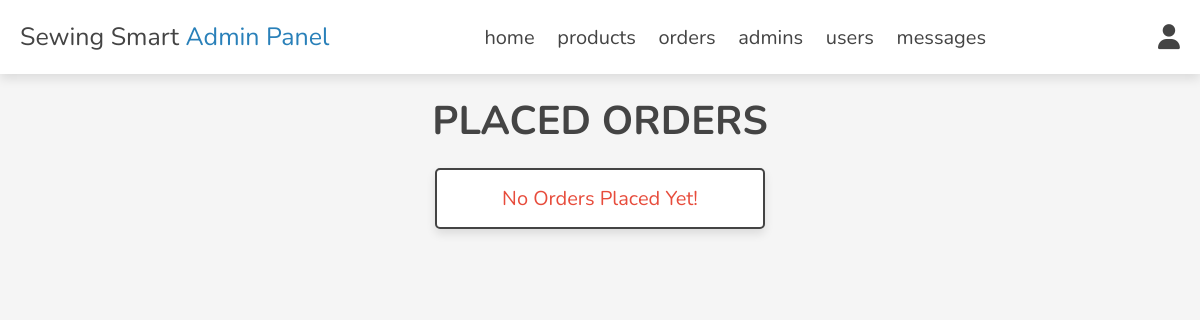
The page /admin/placed_orders.php (signed in) on the database as committed earlier.
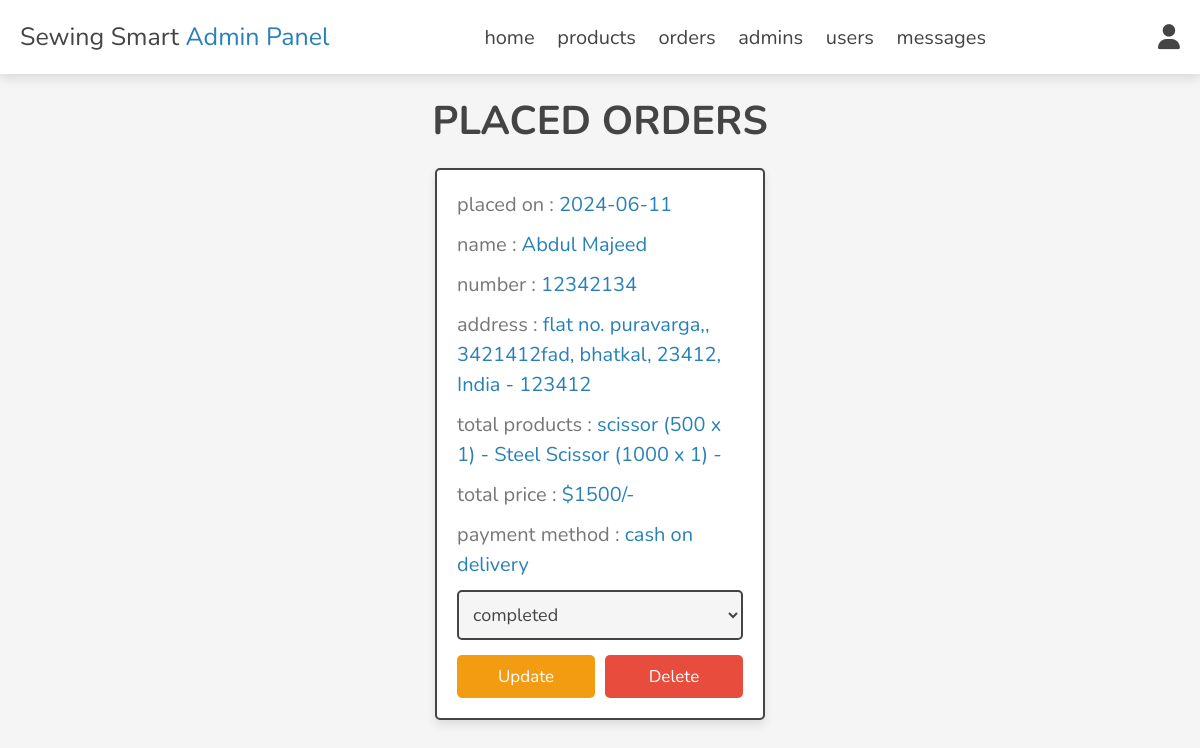
The same page on the database as committed later.
### tables this page shows
CREATE TABLE `orders` (
  `id` int(100) NOT NULL,
  `user_id` int(100) NOT NULL,
  `name` varchar(20) NOT NULL,
  `number` varchar(10) NOT NULL,
  `email` varchar(50) NOT NULL,
  `method` varchar(50) NOT NULL,
  `address` varchar(500) NOT NULL,
  `total_products` varchar(1000) NOT NULL,
  `total_price` int(100) NOT NULL,
  `placed_on` date NOT NULL DEFAULT current_timestamp(),
  `payment_status` varchar(20) NOT NULL DEFAULT 'pending'
);

### admin/placed_orders.php (the view, shortened to what this page needs)
<?php
include '../components/connect.php';
?>
<!DOCTYPE html>
<html lang="en">
<head>
   <link rel="stylesheet" href="https://cdnjs.cloudflare.com/ajax/libs/font-awesome/6.1.1/css/all.min.css">
   <link rel="stylesheet" href="../css/admin_style.css">
</head>
<body>
<?php include '../components/admin_header.php'; ?>
<section class="orders">
<h1 class="heading">placed orders</h1>
<div class="box-container">
   <?php
      $select_orders = $conn->prepare("SELECT * FROM `orders`");
      $select_orders->execute();
      if($select_orders->rowCount() > 0){
         while($fetch_orders = $select_orders->fetch(PDO::FETCH_ASSOC)){
   ?>
   <div class="box">
      <p> placed on : <span><?= $fetch_orders['placed_on']; ?></span> </p>
      <p> name : <span><?= $fetch_orders['name']; ?></span> </p>
      <p> number : <span><?= $fetch_orders['number']; ?></span> </p>
      <p> address : <span><?= $fetch_orders['address']; ?></span> </p>
      <p> total products : <span><?= $fetch_orders['total_products']; ?></span> </p>
      <p> total price : <span>$<?= $fetch_orders['total_price']; ?>/-</span> </p>
      <p> payment method : <span><?= $fetch_orders['method']; ?></span> </p>
      <form action="" method="post">
         <select name="payment_status" class="select">
            <option selected disabled><?= $fetch_orders['payment_status']; ?></option>
         </select>
        <div class="flex-btn">
         <input type="submit" value="update" class="option-btn" name="update_payment">
         <a href="placed_orders.php?delete=<?= $fetch_orders['id']; ?>" class="delete-btn" onclick="return confirm('delete this order?');">delete</a>
        </div>
      </form>
   </div>
   <?php
         }
      }else{
         echo '<p class="empty">no orders placed yet!</p>';
      }
   ?>
</div>
</section>
</body>
</html>

Rows that differ between the two databases and show on the page:
added orders: placed_on "2024-06-11", name "Abdul Majeed", number "12342134", address "flat no. puravarga,, 3421412fad, bhatkal, 23412, India - 123412", total_products "scissor (500 x 1) - Steel Scissor (1000 x 1) -", total_price "1500", method "cash on delivery", payment_status "completed"
Other text that changed with them:
text no longer shown: "No Orders Placed Yet!"
